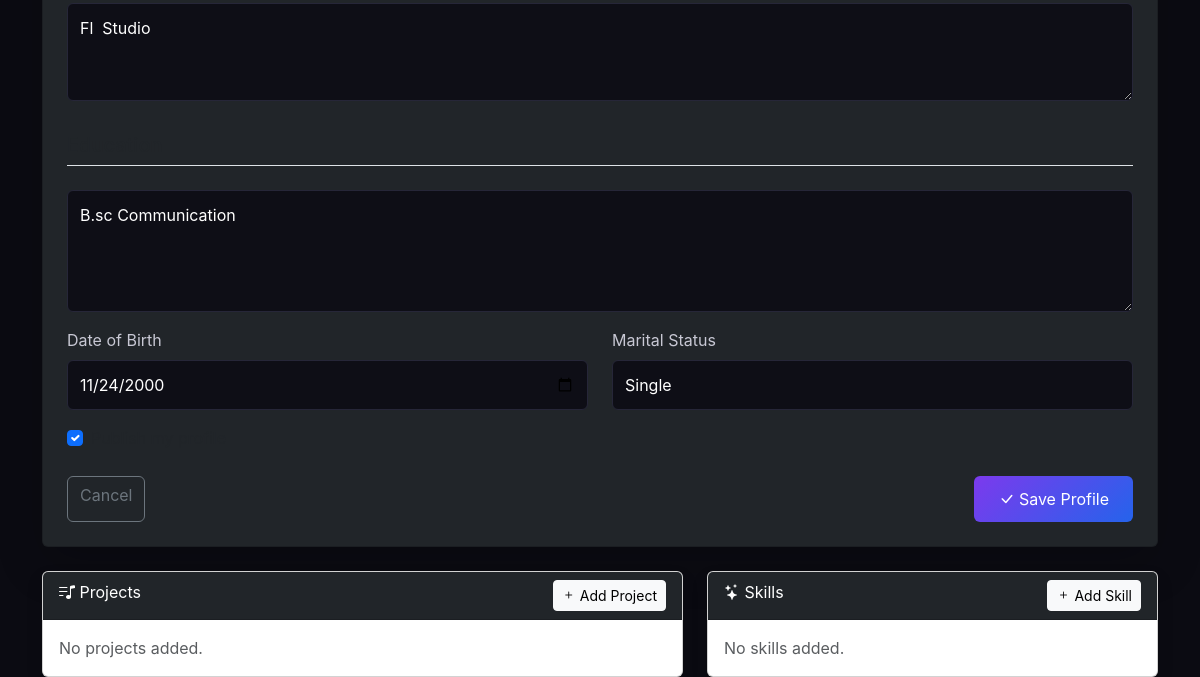
Page /producer/profile/edit/ (signed in, lower part) on the earlier database version.
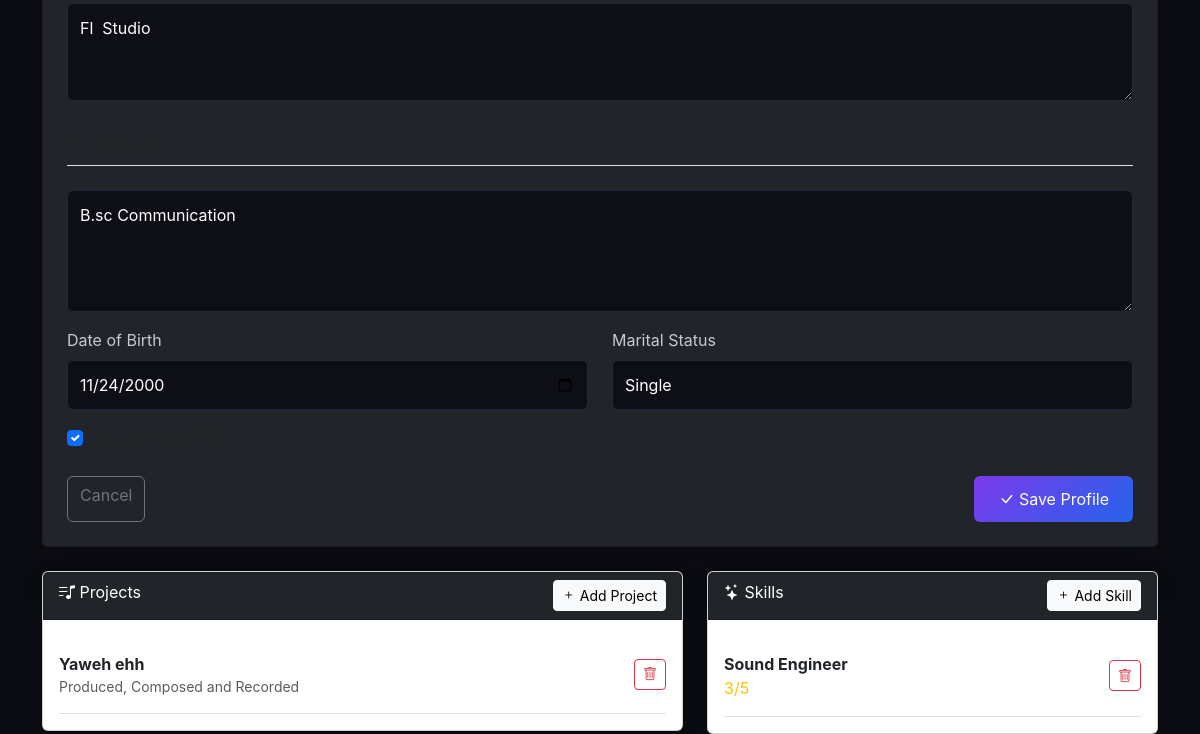
Same page on the later database version.
### producers/models.py (models this page shows, shortened)
class ProducerProject(models.Model):
    PROJECT_TYPES = (
        ("produced", "Produced, Composed and Recorded"),
        ("directed", "Directed Music and Audio"),
    )
    producer = models.ForeignKey(
        ProducerProfile, on_delete=models.CASCADE, related_name="projects"
    )
    project_type = models.CharField(max_length=20, choices=PROJECT_TYPES)
    title = models.CharField(max_length=200)
    description = models.TextField(blank=True)
    year = models.PositiveIntegerField(blank=True, null=True)
    display_order = models.PositiveIntegerField(default=0)
    is_visible = models.BooleanField(default=True)
    created_at = models.DateTimeField(auto_now_add=True)
    class Meta:
        ordering = ["display_order", "-year", "title"]

class ProducerSkill(models.Model):
    producer = models.ForeignKey(
        ProducerProfile, on_delete=models.CASCADE, related_name="skills"
    )
    name = models.CharField(max_length=150)
    rating = models.PositiveIntegerField(default=1)
    display_order = models.PositiveIntegerField(default=0)
    class Meta:
        ordering = ["display_order"]

### producers/views.py (the view)
@login_required
def producer_edit_profile(request):
    profile, created = ProducerProfile.objects.get_or_create(
        user=request.user,
        defaults={
            "full_name": request.user.get_full_name()
            or request.user.username
        }
    )
    if request.method == "POST":
        form = ProducerProfileForm(
            request.POST,
            request.FILES,
            instance=profile
        )
        if form.is_valid():
            profile = form.save(commit=False)
            profile.user = request.user
            profile.save()
            messages.success(
                request,
                "Your producer profile has been updated successfully."
            )
            return redirect("producer_profile")
    else:
        form = ProducerProfileForm(
            instance=profile
        )
    return render(
        request,
        "producers/edit_profile.html",
        {
            "form": form,
            "profile": profile,
        }
    )

### templates/producers/edit_profile.html (shortened to what the changed rows need)
{% extends "base.html" %}
{% block content %}
<div class="container edit-container">
    <div class="row mt-4">
        <div class="col-lg-7">
            <div class="card shadow">
                <div class="card-body">
                    {% for project in profile.projects.all %}
                        <div class="d-flex justify-content-between align-items-center border-bottom py-3">
                            <div>
                                <strong>
                                    {{ project.title }}
                                </strong>
                                <div class="small text-muted">
                                    {{ project.get_project_type_display }}
                                </div>
                            </div>
                            <form
                                method="POST"
                                action="{% url 'producer_delete_project' project.id %}"
                            >
                                <button
                                    class="btn btn-sm btn-outline-danger"
                                    onclick="return confirm('Delete this project?')"
                                >
                                    <i class="bi bi-trash"></i>
                                </button>
                            </form>
                        </div>
                    {% empty %}
                        <p class="text-muted mb-0">
                            No projects added.
                        </p>
                    {% endfor %}
                </div>
            </div>
        </div>
        <div class="col-lg-5">
            <div class="card shadow">
                <div class="card-body">
                    {% for skill in profile.skills.all %}
                        <div class="d-flex justify-content-between align-items-center border-bottom py-3">
                            <div>
                                <strong>
                                    {{ skill.name }}
                                </strong>
                                <div class="text-warning">
                                    {{ skill.rating }}/5
                                </div>
                            </div>
                            <form
                                method="POST"
                                action="{% url 'producer_delete_skill' skill.id %}"
                            >
                                <button
                                    class="btn btn-sm btn-outline-danger"
                                    onclick="return confirm('Delete this skill?')"
                                >
                                    <i class="bi bi-trash"></i>
                                </button>
                            </form>
                        </div>
                    {% empty %}
                        <p class="text-muted mb-0">
                            No skills added.
                        </p>
                    {% endfor %}
                </div>
            </div>
        </div>
    </div>
</div>
{% endblock %}

Differences in the rows shown:
added ProducerProject: title "Yaweh ehh", project_type "Produced, Composed and Recorded"
added ProducerSkill: name "Sound Engineer", rating "3"
Other differences:
text no longer shown: "No projects added. No skills added."
